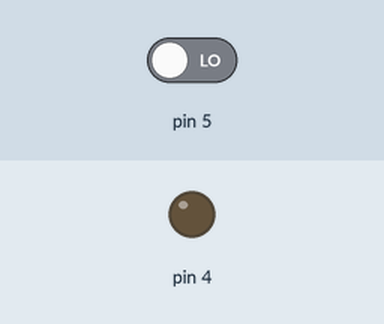
Recording of a sketch running on a simulated Arduino Uno, built with avr-gcc and run on an emulated ATmega328P. Shown: output pins drawn as LEDs (lit = HIGH). Inputs (shaded band) come from the test bench; at power-on: pin 5 LOW. What the sketch prints to the serial monitor is not drawn.

Above: at 1.2 s.
1.3 s: pin 5 driven HIGH
At 1.7 s:
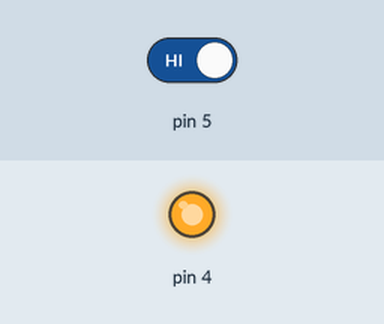
2.8 s: pin 5 driven LOW
At 4.1 s:
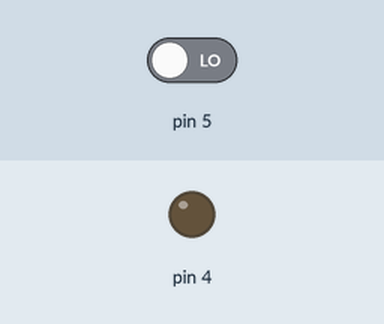
Timing chart, 0 to 5.8 s (numbered marks = the images above; inputs shaded):
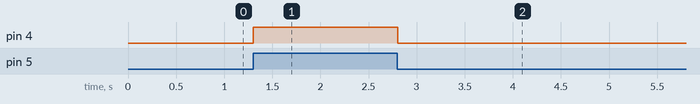

The sketch:

TP10v2.ino
```cpp
int PIR;

void setup() {
    // Configuration de la broche 5 en tant qu'entrée numérique
    pinMode(5,INPUT);
    pinMode(4,OUTPUT);
    Serial.begin(9600);
}

void loop() {
   // lire l'état du PIR
    PIR = digitalRead(5);
    digitalWrite(4,PIR);
    Serial.println(PIR);

}
```

Measured:
- after the input at 1.3 s, pin 4: LOW → HIGH at once
- after the input at 2.8 s, pin 4: HIGH → LOW at once
